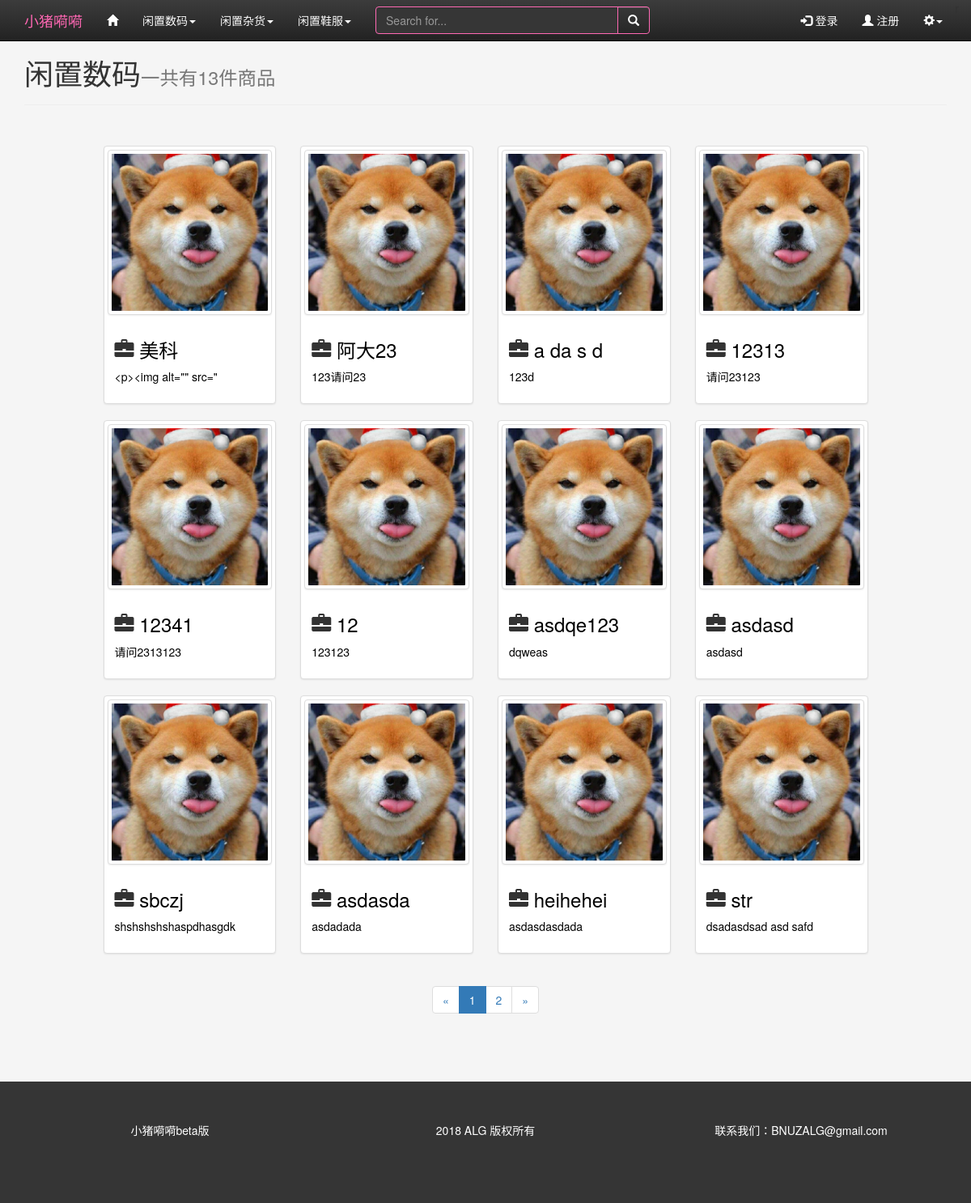
Screenshot of /item/list/ with the database file from the repository.
### item/models.py (models this page shows, shortened)
class Item(models.Model,ReadNumExpandMethod):
    title = models.CharField (max_length = 10)
    content =RichTextUploadingField(blank = True)
    item_type = models.ForeignKey (ItemType,on_delete= models.DO_NOTHING,blank =True)
    author  = models.ForeignKey (User,on_delete=models.DO_NOTHING)
    created_time = models.DateTimeField (auto_now_add= True)
    last_updated_time = models.DateTimeField (auto_now= True)
    price = models.FloatField(default = 0,blank =True)
    read_details = GenericRelation(ReadDetail)
    class Meta:
        ordering = ['-created_time']

### item/views.py (the view)
# urls.py: path('list/',views.item_list, name = 'item_list'),
def item_list(request):
    items_all_list = Item.objects.all()  # 全部商品
    context = get_item_list_common_date(items_all_list, request)
    return render(request, 'item/item_list1.html', context)

### login_register/context_processor.py
class Login_User(forms.ModelForm):
    class Meta():
        model = Person
        fields = [
            'username',
            'password',
        ]
        widgets = {
            'password' : forms.PasswordInput(),
        }

class Create_User(forms.ModelForm):
    class Meta:
        model = Person
        fields = [
            'username',
            'password',
            'email',
            'name',
            'telephone',
            'age',
            'grade',
        ]
        widgets = {
            'password': forms.PasswordInput(),
        }
        labels = {
            'grade': '年级',
        }

### login_register/context_processor.py (called while the page is built)
def login_forms(request):
    user = Login_User()
    return {'login_user' : user}

def create_forms(request):
    user = Create_User()
    return {'create_user' : user}

def user_name(request):
    if request.session.get('login'):
        username = request.session['login']
    else: username = 0;
    return {'user_name' : username}

### login_register/models.py (called while the page is built)
    def __str__(self):
        return self.gradename

### item/templates/item/item_list1.html (shortened to what this page needs)
{% extends 'base.html' %}
{% load staticfiles %}
{% block css %}<link rel="stylesheet" href="{% static 'css/item/item-list.css' %}">{% endblock %}
{% block body %}
    {% include 'ALG_web/header.html' %}
    {% include 'item/list-content.html' %}
    {% include 'ALG_web/footer.html' %}
{% endblock %}

### item/templates/item/list-content.html
{% load staticfiles %}
<div class="content">
    <div id="item-jumu" class="container">
        <div class="page-header">
            <h1>闲置数码<small>一共有{{page_of_items.paginator.count}}件商品</small></h1>
        </div>
    </div>
    <div id="item-list" class="container">
        <div class="row">
            <div class="col-md-1"></div>
            <div class="col-md-10">
                <div class="row">
                    {% for item in page_of_items.object_list %}
                        <div class="col-md-3">
                            <div class="thumbnail">
                                <a class="item-href" href="{%  url 'item_detail' item.pk %}"><img src="{% static 'images/ALG_web/home/wechat.jpg' %}" alt="..." class="img-thumbnail"></a>
                                <div class="caption">
                                    <h3><span class="glyphicon glyphicon-briefcase"></span> <a class="item-href" href="{%  url 'item_detail' item.pk %}" >{{ item.title }}</a></h3>
                                    <p><a class="item-href" href="{%  url 'item_detail' item.pk %}" >{{ item.content|truncatechars:20 }}</a></p>
                                </div>
                            </div>
                        </div>
                    {% endfor  %}
                </div>
                <div class="row" align="center">
                    <nav aria-label="Page navigation">
                        <ul class="pagination">
                            <li>
                                 <a href="#" aria-label="Previous">
                                    <span aria-hidden="true">&laquo;</span>
                                 </a>
                            </li>
                            {% for page_num in page_range %}
                                {% if page_num == page_of_items.number %}
                                    <li class="active"><a href="#">{{ page_num }}</a></li>
                                {% else %}
                                    {% if page_num == '...' %}
                                        <li><a href="#">{{ page_num }}</a></li>
                                    {% else %}
                                        <li><a href = '?page={{ page_num }}'>{{ page_num }}</a></li>
                                    {% endif %}
                                {% endif%}
                            {% endfor %}
                            <li>
                                <a href="#" aria-label="Next">
                                    <span aria-hidden="true">&raquo;</span>
                                </a>
                            </li>
                        </ul>
                    </nav>
                </div>
            </div>
            <div class="col-md-1"></div>
        </div>
    </div>
<div class="fix"></div>
</div>

### static/css/base.css (style rules this page uses)
.fix { padding-top: 30px; color: #f5f5f5; margin-top: 30px; }

### static/css/item/item-list.css (style rules this page uses)
.content { position: relative; background: #f5f5f5; }
a:link { text-decoration: none; }
#item-jumu { margin-top: 30px; margin-bottom: 30px; }
.item-href:link { text-decoration: none; color: black; }

### rows the page displays
Item: title "美科", content "<p><img alt=\"\" src=\""
Item: title "阿大23", content "123请问23"
Item: title "a da s d", content "123d"
Item: title "12313", content "请问23123"
Item: title "12341", content "请问2313123"
Item: title "12", content "123123"
Item: title "asdqe123", content "dqweas"
Item: title "asdasd", content "asdasd"
Item: title "sbczj", content "shshshshshaspdhasgdk"
Item: title "asdasda", content "asdadada"
Item: title "heihehei", content "asdasdasdada"
Item: title "str", content "dsadasdsad asd safd"

### other values shown
{{ page_of_items.paginator.count }} "13"
{{ page_num }} "1"
{{ page_num }} "2"
